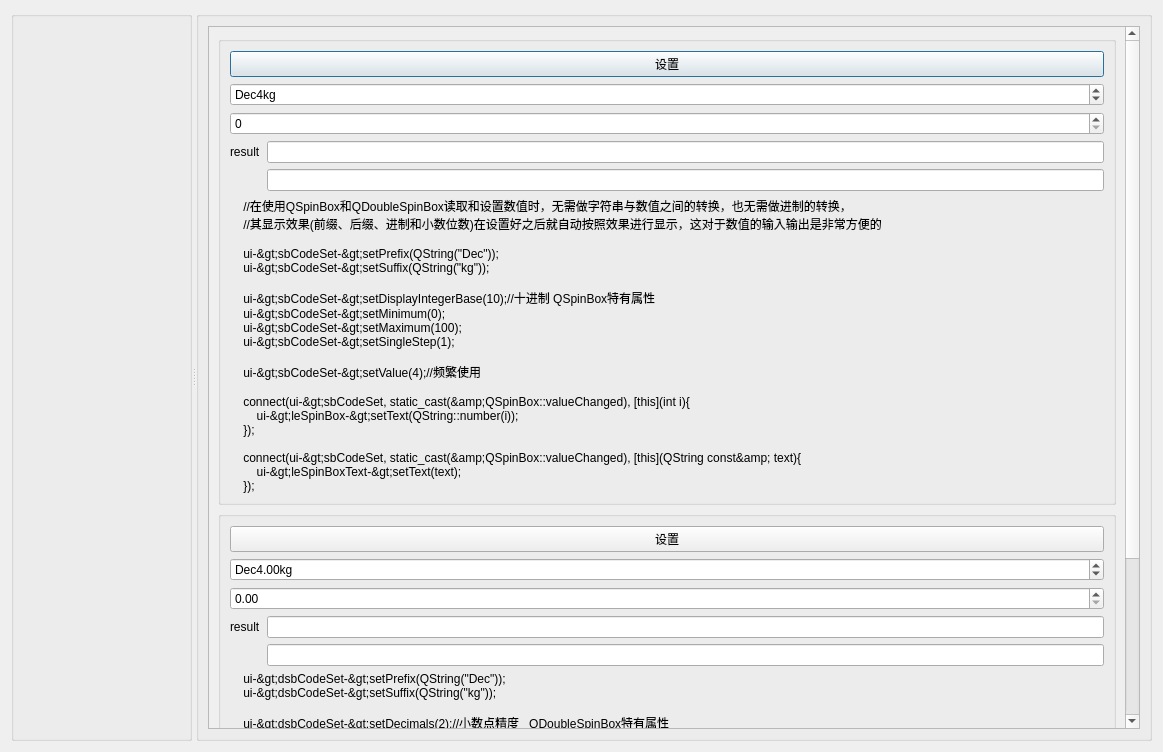
<?xml version="1.0" encoding="UTF-8"?>
<ui version="4.0">
 <class>dlg_qspinbox_qdoublespinbox</class>
 <widget class="QDialog" name="dlg_qspinbox_qdoublespinbox">
  <property name="geometry">
   <rect>
    <x>0</x>
    <y>0</y>
    <width>1163</width>
    <height>752</height>
   </rect>
  </property>
  <property name="windowTitle">
   <string>Dialog</string>
  </property>
  <layout class="QHBoxLayout" name="horizontalLayout">
   <item>
    <widget class="QSplitter" name="splitter">
     <property name="orientation">
      <enum>Qt::Horizontal</enum>
     </property>
     <widget class="QGroupBox" name="groupBox">
      <property name="title">
       <string/>
      </property>
     </widget>
     <widget class="QGroupBox" name="groupBox_2">
      <property name="title">
       <string/>
      </property>
      <layout class="QVBoxLayout" name="verticalLayout">
       <item>
        <widget class="QScrollArea" name="scrollArea">
         <property name="widgetResizable">
          <bool>true</bool>
         </property>
         <widget class="QWidget" name="scrollAreaWidgetContents">
          <property name="geometry">
           <rect>
            <x>0</x>
            <y>-215</y>
            <width>918</width>
            <height>906</height>
           </rect>
          </property>
          <layout class="QVBoxLayout" name="verticalLayout_2">
           <item>
            <widget class="QGroupBox" name="groupBox_3">
             <property name="title">
              <string/>
             </property>
             <layout class="QGridLayout" name="gridLayout">
              <item row="2" column="0" colspan="2">
               <widget class="QSpinBox" name="sbCodeSet"/>
              </item>
              <item row="3" column="1">
               <widget class="QLineEdit" name="leSpinBox"/>
              </item>
              <item row="3" column="0">
               <widget class="QLabel" name="label">
                <property name="text">
                 <string>result</string>
                </property>
               </widget>
              </item>
              <item row="1" column="0" colspan="2">
               <widget class="QSpinBox" name="sbUISet">
                <property name="suffix">
                 <string>kg</string>
                </property>
                <property name="prefix">
                 <string>Dec</string>
                </property>
                <property name="maximum">
                 <number>100</number>
                </property>
                <property name="value">
                 <number>4</number>
                </property>
               </widget>
              </item>
              <item row="0" column="0" colspan="2">
               <widget class="QPushButton" name="pbSpinBox">
                <property name="text">
                 <string>设置</string>
                </property>
               </widget>
              </item>
              <item row="4" column="1">
               <widget class="QLineEdit" name="leSpinBoxText"/>
              </item>
              <item row="5" column="0" colspan="2">
               <widget class="QLabel" name="label_2">
                <property name="text">
                 <string>    //在使用QSpinBox和QDoubleSpinBox读取和设置数值时，无需做字符串与数值之间的转换，也无需做进制的转换，
    //其显示效果(前缀、后缀、进制和小数位数)在设置好之后就自动按照效果进行显示，这对于数值的输入输出是非常方便的

    ui-&gt;sbCodeSet-&gt;setPrefix(QString(&quot;Dec&quot;));
    ui-&gt;sbCodeSet-&gt;setSuffix(QString(&quot;kg&quot;));

    ui-&gt;sbCodeSet-&gt;setDisplayIntegerBase(10);//十进制 QSpinBox特有属性
    ui-&gt;sbCodeSet-&gt;setMinimum(0);
    ui-&gt;sbCodeSet-&gt;setMaximum(100);
    ui-&gt;sbCodeSet-&gt;setSingleStep(1);

    ui-&gt;sbCodeSet-&gt;setValue(4);//频繁使用

    connect(ui-&gt;sbCodeSet, static_cast&lt;void(QSpinBox::*)(int)&gt;(&amp;QSpinBox::valueChanged), [this](int i){
        ui-&gt;leSpinBox-&gt;setText(QString::number(i));
    });

    connect(ui-&gt;sbCodeSet, static_cast&lt;void(QSpinBox::*)(QString const&amp; text)&gt;(&amp;QSpinBox::valueChanged), [this](QString const&amp; text){
        ui-&gt;leSpinBoxText-&gt;setText(text);
    });</string>
                </property>
               </widget>
              </item>
             </layout>
            </widget>
           </item>
           <item>
            <widget class="QGroupBox" name="groupBox_4">
             <property name="title">
              <string/>
             </property>
             <layout class="QGridLayout" name="gridLayout_2">
              <item row="0" column="0" colspan="2">
               <widget class="QPushButton" name="pbDoubleSpinBox">
                <property name="text">
                 <string>设置</string>
                </property>
               </widget>
              </item>
              <item row="1" column="0" colspan="2">
               <widget class="QDoubleSpinBox" name="dsbUISet">
                <property name="prefix">
                 <string>Dec</string>
                </property>
                <property name="suffix">
                 <string>kg</string>
                </property>
                <property name="decimals">
                 <number>2</number>
                </property>
                <property name="maximum">
                 <double>1000.000000000000000</double>
                </property>
                <property name="value">
                 <double>4.000000000000000</double>
                </property>
               </widget>
              </item>
              <item row="2" column="0" colspan="2">
               <widget class="QDoubleSpinBox" name="dsbCodeSet"/>
              </item>
              <item row="3" column="0">
               <widget class="QLabel" name="label_3">
                <property name="text">
                 <string>result</string>
                </property>
               </widget>
              </item>
              <item row="3" column="1">
               <widget class="QLineEdit" name="leDoubleSpinBox"/>
              </item>
              <item row="4" column="1">
               <widget class="QLineEdit" name="leDoubleSpinBoxText"/>
              </item>
              <item row="5" column="0" colspan="2">
               <widget class="QLabel" name="label_4">
                <property name="text">
                 <string>    ui-&gt;dsbCodeSet-&gt;setPrefix(QString(&quot;Dec&quot;));
    ui-&gt;dsbCodeSet-&gt;setSuffix(QString(&quot;kg&quot;));

    ui-&gt;dsbCodeSet-&gt;setDecimals(2);//小数点精度   QDoubleSpinBox特有属性
    ui-&gt;dsbCodeSet-&gt;setMinimum(0);
    ui-&gt;dsbCodeSet-&gt;setMaximum(100);
    ui-&gt;dsbCodeSet-&gt;setSingleStep(1);

    ui-&gt;dsbCodeSet-&gt;setValue(4);//频繁使用

    connect(ui-&gt;dsbCodeSet, static_cast&lt;void(QDoubleSpinBox::*)(double)&gt;(&amp;QDoubleSpinBox::valueChanged), [this](double d){
        ui-&gt;leDoubleSpinBox-&gt;setText(QString::number(d));
    });

    connect(ui-&gt;dsbCodeSet, static_cast&lt;void(QDoubleSpinBox::*)(QString const&amp; text)&gt;(&amp;QDoubleSpinBox::valueChanged), [this](QString const&amp; text){
        ui-&gt;leDoubleSpinBoxText-&gt;setText(text);
    });</string>
                </property>
               </widget>
              </item>
             </layout>
            </widget>
           </item>
           <item>
            <spacer name="verticalSpacer">
             <property name="orientation">
              <enum>Qt::Vertical</enum>
             </property>
             <property name="sizeHint" stdset="0">
              <size>
               <width>20</width>
               <height>190</height>
              </size>
             </property>
            </spacer>
           </item>
          </layout>
         </widget>
        </widget>
       </item>
      </layout>
     </widget>
    </widget>
   </item>
  </layout>
 </widget>
 <resources/>
 <connections/>
</ui>
